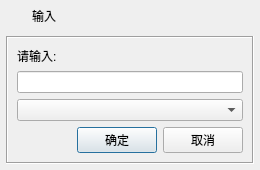
<?xml version="1.0" encoding="UTF-8"?>
<ui version="4.0">
 <class>frmInputBox</class>
 <widget class="QDialog" name="frmInputBox">
  <property name="geometry">
   <rect>
    <x>0</x>
    <y>0</y>
    <width>260</width>
    <height>166</height>
   </rect>
  </property>
  <layout class="QVBoxLayout" name="verticalLayout">
   <property name="spacing">
    <number>0</number>
   </property>
   <property name="leftMargin">
    <number>1</number>
   </property>
   <property name="topMargin">
    <number>1</number>
   </property>
   <property name="rightMargin">
    <number>1</number>
   </property>
   <property name="bottomMargin">
    <number>1</number>
   </property>
   <item>
    <widget class="QWidget" name="widget_title" native="true">
     <property name="sizePolicy">
      <sizepolicy hsizetype="Preferred" vsizetype="Fixed">
       <horstretch>0</horstretch>
       <verstretch>0</verstretch>
      </sizepolicy>
     </property>
     <property name="minimumSize">
      <size>
       <width>0</width>
       <height>30</height>
      </size>
     </property>
     <layout class="QHBoxLayout" name="horizontalLayout_2">
      <property name="spacing">
       <number>0</number>
      </property>
      <property name="leftMargin">
       <number>0</number>
      </property>
      <property name="topMargin">
       <number>0</number>
      </property>
      <property name="rightMargin">
       <number>0</number>
      </property>
      <property name="bottomMargin">
       <number>0</number>
      </property>
      <item>
       <widget class="QLabel" name="lab_Ico">
        <property name="sizePolicy">
         <sizepolicy hsizetype="Minimum" vsizetype="Preferred">
          <horstretch>0</horstretch>
          <verstretch>0</verstretch>
         </sizepolicy>
        </property>
        <property name="minimumSize">
         <size>
          <width>31</width>
          <height>0</height>
         </size>
        </property>
        <property name="text">
         <string/>
        </property>
        <property name="alignment">
         <set>Qt::AlignCenter</set>
        </property>
       </widget>
      </item>
      <item>
       <widget class="QLabel" name="lab_Title">
        <property name="styleSheet">
         <string notr="true"/>
        </property>
        <property name="text">
         <string>输入</string>
        </property>
        <property name="alignment">
         <set>Qt::AlignLeading|Qt::AlignLeft|Qt::AlignVCenter</set>
        </property>
       </widget>
      </item>
      <item>
       <widget class="QLabel" name="labTime">
        <property name="sizePolicy">
         <sizepolicy hsizetype="Expanding" vsizetype="Preferred">
          <horstretch>0</horstretch>
          <verstretch>0</verstretch>
         </sizepolicy>
        </property>
        <property name="text">
         <string/>
        </property>
        <property name="alignment">
         <set>Qt::AlignCenter</set>
        </property>
       </widget>
      </item>
      <item>
       <widget class="QWidget" name="widget_menu" native="true">
        <property name="sizePolicy">
         <sizepolicy hsizetype="Minimum" vsizetype="Preferred">
          <horstretch>0</horstretch>
          <verstretch>0</verstretch>
         </sizepolicy>
        </property>
        <layout class="QHBoxLayout" name="horizontalLayout">
         <property name="spacing">
          <number>0</number>
         </property>
         <property name="leftMargin">
          <number>0</number>
         </property>
         <property name="topMargin">
          <number>0</number>
         </property>
         <property name="rightMargin">
          <number>0</number>
         </property>
         <property name="bottomMargin">
          <number>0</number>
         </property>
         <item>
          <widget class="QPushButton" name="btnMenu_Close">
           <property name="sizePolicy">
            <sizepolicy hsizetype="Minimum" vsizetype="Expanding">
             <horstretch>0</horstretch>
             <verstretch>0</verstretch>
            </sizepolicy>
           </property>
           <property name="minimumSize">
            <size>
             <width>35</width>
             <height>0</height>
            </size>
           </property>
           <property name="maximumSize">
            <size>
             <width>35</width>
             <height>16777215</height>
            </size>
           </property>
           <property name="cursor">
            <cursorShape>ArrowCursor</cursorShape>
           </property>
           <property name="focusPolicy">
            <enum>Qt::NoFocus</enum>
           </property>
           <property name="toolTip">
            <string>关闭</string>
           </property>
           <property name="text">
            <string/>
           </property>
           <property name="flat">
            <bool>true</bool>
           </property>
          </widget>
         </item>
        </layout>
       </widget>
      </item>
     </layout>
    </widget>
   </item>
   <item>
    <widget class="QWidget" name="widget_main" native="true">
     <property name="styleSheet">
      <string notr="true"/>
     </property>
     <layout class="QVBoxLayout" name="verticalLayout_2">
      <property name="spacing">
       <number>5</number>
      </property>
      <property name="leftMargin">
       <number>5</number>
      </property>
      <property name="topMargin">
       <number>5</number>
      </property>
      <property name="rightMargin">
       <number>5</number>
      </property>
      <property name="bottomMargin">
       <number>5</number>
      </property>
      <item>
       <widget class="QFrame" name="frame">
        <property name="frameShape">
         <enum>QFrame::Box</enum>
        </property>
        <property name="frameShadow">
         <enum>QFrame::Sunken</enum>
        </property>
        <layout class="QVBoxLayout" name="verticalLayout_3">
         <item>
          <widget class="QLabel" name="labInfo">
           <property name="text">
            <string>请输入:</string>
           </property>
           <property name="scaledContents">
            <bool>false</bool>
           </property>
           <property name="wordWrap">
            <bool>true</bool>
           </property>
          </widget>
         </item>
         <item>
          <widget class="QLineEdit" name="txtValue"/>
         </item>
         <item>
          <widget class="QComboBox" name="cboxValue"/>
         </item>
         <item>
          <layout class="QHBoxLayout" name="lay">
           <item>
            <spacer name="horizontalSpacer">
             <property name="orientation">
              <enum>Qt::Horizontal</enum>
             </property>
             <property name="sizeHint" stdset="0">
              <size>
               <width>40</width>
               <height>20</height>
              </size>
             </property>
            </spacer>
           </item>
           <item>
            <widget class="QPushButton" name="btnOk">
             <property name="minimumSize">
              <size>
               <width>80</width>
               <height>0</height>
              </size>
             </property>
             <property name="styleSheet">
              <string notr="true"/>
             </property>
             <property name="text">
              <string>确定</string>
             </property>
             <property name="icon">
              <iconset resource="../other/main.qrc">
               <normaloff>:/image/btn_ok.png</normaloff>:/image/btn_ok.png</iconset>
             </property>
             <property name="iconSize">
              <size>
               <width>18</width>
               <height>18</height>
              </size>
             </property>
            </widget>
           </item>
           <item>
            <widget class="QPushButton" name="btnCancel">
             <property name="minimumSize">
              <size>
               <width>80</width>
               <height>0</height>
              </size>
             </property>
             <property name="styleSheet">
              <string notr="true"/>
             </property>
             <property name="text">
              <string>取消</string>
             </property>
             <property name="icon">
              <iconset resource="../other/main.qrc">
               <normaloff>:/image/btn_close.png</normaloff>:/image/btn_close.png</iconset>
             </property>
             <property name="iconSize">
              <size>
               <width>18</width>
               <height>18</height>
              </size>
             </property>
            </widget>
           </item>
          </layout>
         </item>
        </layout>
       </widget>
      </item>
     </layout>
    </widget>
   </item>
  </layout>
 </widget>
 <tabstops>
  <tabstop>txtValue</tabstop>
  <tabstop>btnOk</tabstop>
  <tabstop>btnCancel</tabstop>
 </tabstops>
 <resources>
  <include location="../other/main.qrc"/>
 </resources>
 <connections/>
</ui>
